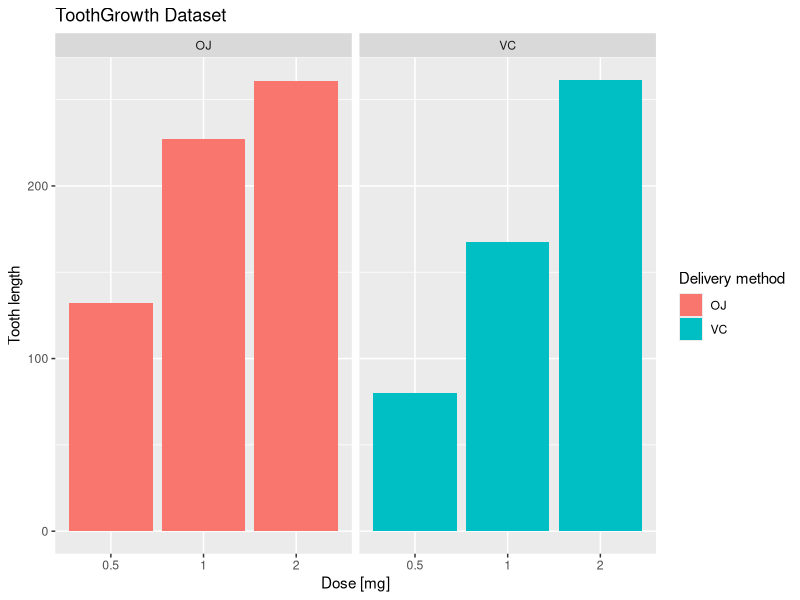

Write R code to recreate this figure.
## ---- chunk 1
head(ToothGrowth)
## ---- chunk 2
library(datasets)
library(ggplot2)
ggplot(data = ToothGrowth, aes(x = as.factor(dose), y = len, fill = supp)) + 
      geom_bar(stat = "identity") + 
      facet_grid(. ~ supp) + 
      labs(x = "Dose [mg]", y = "Tooth length", title = "ToothGrowth Dataset") + 
      guides(fill = guide_legend(title = "Delivery method"))
## ---- chunk 3
summary(ToothGrowth)
## ---- chunk 4
OJ <- ToothGrowth[ToothGrowth$supp == "OJ",]
VC <- ToothGrowth[ToothGrowth$supp == "VC",]
t.test(x = OJ$len, y = VC$len)
